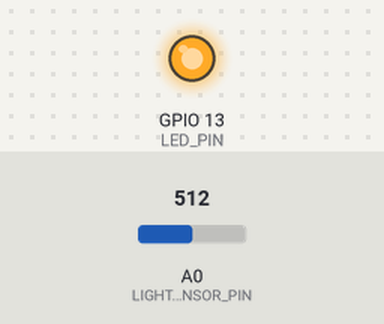
Simulated run of this sketch. Board: ESP8266 (NodeMCU). Shown: output pins drawn as LEDs (lit = HIGH). The inputs (shaded band) are chosen by the test bench; at power-on: A0 (LIGHT_SENSOR_PIN) = 512. WiFi joins after 1.5 s; servers stay silent unless stated; random numbers use the default seed unless the sketch sets one; no MQTT or app messages arrive unless stated; what the sketch prints to the serial monitor is not drawn.

Above: at 6.8 s.
6.9 s: A0 (LIGHT_SENSOR_PIN) set to 469
11.0 s: A0 (LIGHT_SENSOR_PIN) set to 451
At 12.6 s:
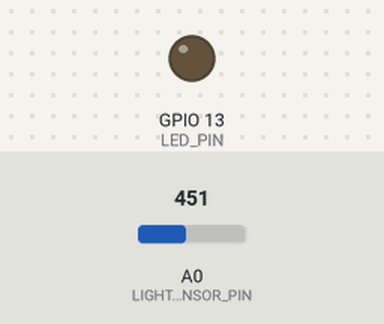
15.1 s: A0 (LIGHT_SENSOR_PIN) set to 485
19.2 s: A0 (LIGHT_SENSOR_PIN) set to 508
At 21.8 s:
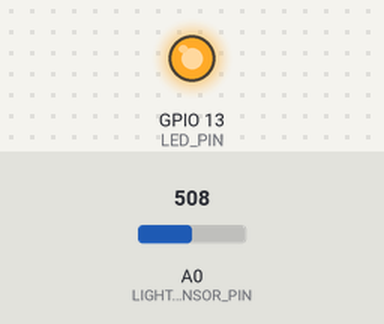
Timing chart, 0 to 23.3 s (numbered marks = the images above; inputs shaded):
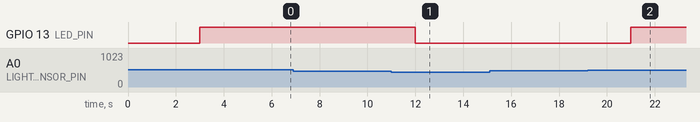

The sketch:

Uno_feeding_detection.ino
```cpp
//RUNS ON ARDUINO UNO

#include <ESP8266WiFi.h>
#include <PubSubClient.h>
#include <ArduinoJson.h>

// WiFi credentials
const char* ssid = "Rrjeti shpise";
const char* password = "Nala2021";

// MQTT settings
const char* mqtt_server = "213.207.43.21";
const int mqtt_port = 1883;
const char* mqtt_topic = "dog/feeding";

// Pin definitions
const int LIGHT_SENSOR_PIN = A0;
const int LED_PIN = 13;

// Light threshold settings
const int LIGHT_THRESHOLD = 500;
const unsigned long DEBOUNCE_DELAY = 3000;

// Global variables
WiFiClient espClient;
PubSubClient client(espClient);
unsigned long lastPublishTime = 0;
int lastLightLevel = 0;

void setup_wifi() {
  delay(10);
  Serial.println("Connecting to WiFi...");

  WiFi.begin(ssid, password);

  while (WiFi.status() != WL_CONNECTED) {
    delay(500);
    Serial.print(".");
  }

  Serial.println("\nWiFi connected");
}

void reconnect() {
  while (!client.connected()) {
    Serial.print("Attempting MQTT connection...");
    String clientId = "UNOClient-";
    clientId += String(random(0xffff), HEX);

    if (client.connect(clientId.c_str())) {
      Serial.println("connected");
    } else {
      Serial.print("failed, rc=");
      Serial.print(client.state());
      Serial.println(" retrying in 5 seconds");
      delay(5000);
    }
  }
}

void setup() {
  Serial.begin(9600);
  pinMode(LED_PIN, OUTPUT);
  pinMode(LIGHT_SENSOR_PIN, INPUT);

  setup_wifi();
  client.setServer(mqtt_server, mqtt_port);
}

void publishLightData() {
  int lightLevel = analogRead(LIGHT_SENSOR_PIN);

  // Only publish if there's a significant change
  if (abs(lightLevel - lastLightLevel) > 50) {
    // Create JSON document
    StaticJsonDocument<200> doc;
    doc["lightLevel"] = lightLevel;
    doc["threshold"] = LIGHT_THRESHOLD;
    doc["timestamp"] = millis();

    // Serialize JSON to string
    String jsonString;
    serializeJson(doc, jsonString);

    // Publish to MQTT
    client.publish(mqtt_topic, jsonString.c_str());

    // Visual feedback
    digitalWrite(LED_PIN, lightLevel > LIGHT_THRESHOLD);

    Serial.print("Published light level: ");
    Serial.println(lightLevel);

    lastLightLevel = lightLevel;
  }
}

void loop() {
  if (!client.connected()) {
    reconnect();
  }
  client.loop();

  // Publish data with debounce
  unsigned long currentTime = millis();
  if (currentTime - lastPublishTime >= DEBOUNCE_DELAY) {
    publishLightData();
    lastPublishTime = currentTime;
  }
}
```

Measured:
- the behaviour switches between 462 and 461 on A0 (LIGHT_SENSOR_PIN) (found by bisection; images 0 and 1)
- the behaviour switches between 501 and 502 on A0 (LIGHT_SENSOR_PIN) (found by bisection; images 1 and 2)
- after the input at 6.9 s, every drawn part: stays the same
- after the input at 11.0 s, GPIO 13 (LED_PIN): HIGH → LOW after 1.0 s
- after the input at 15.1 s, every drawn part: stays the same
- after the input at 19.2 s, GPIO 13 (LED_PIN): LOW → HIGH after 1.8 s
